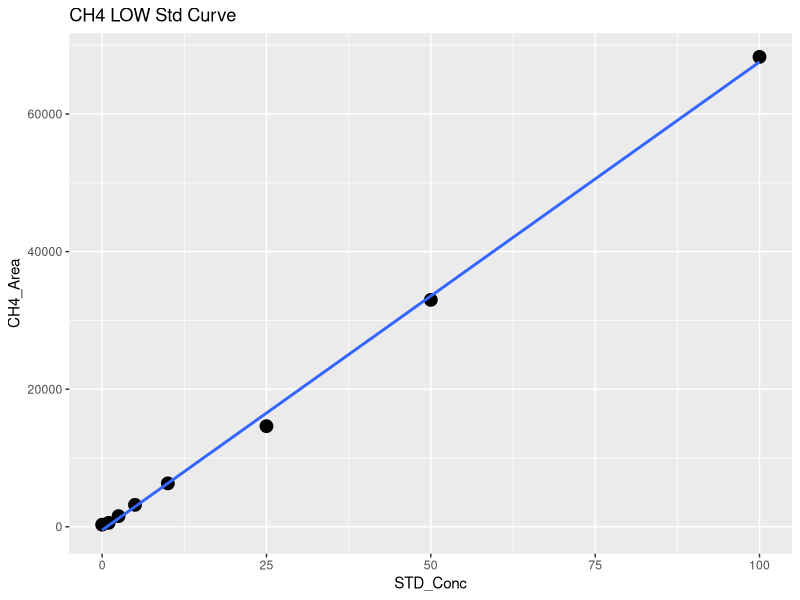
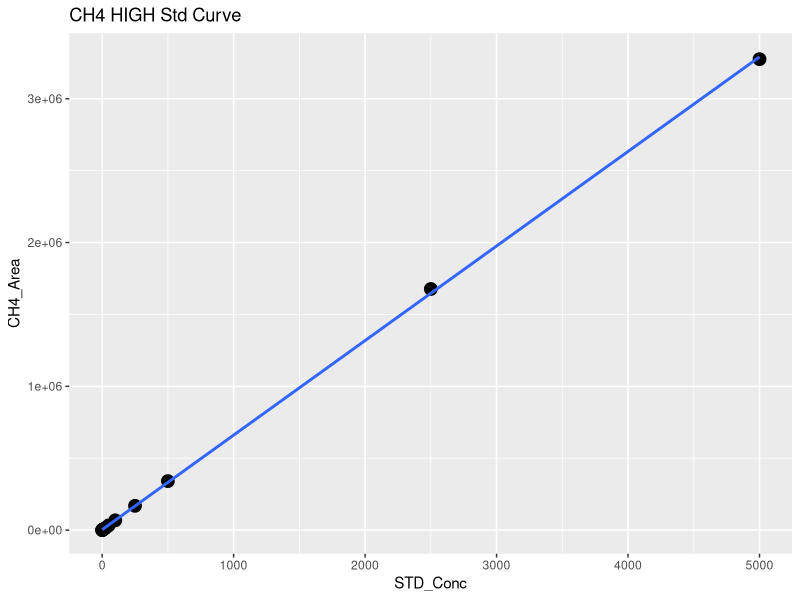
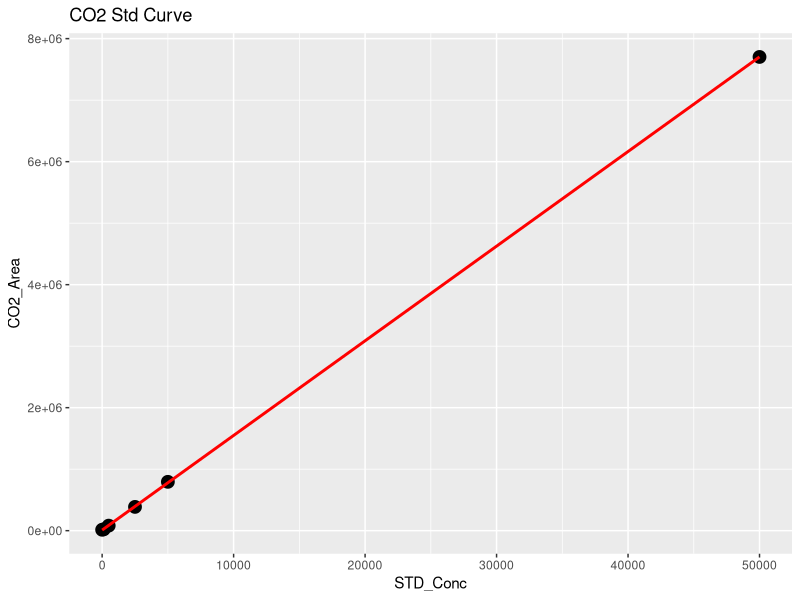
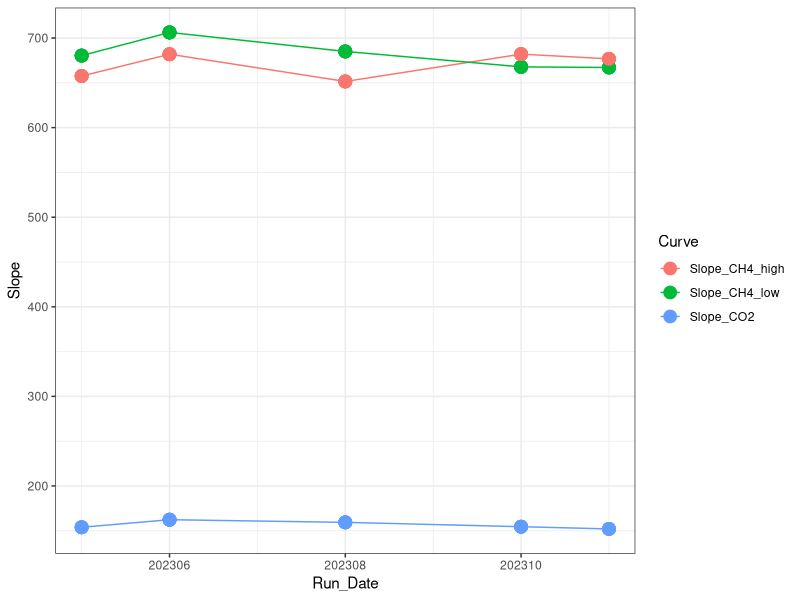

These charts were generated, in order, by the following R code: (Note: this script raises an error after producing the figures.)
## ---- chunk 1
library(dplyr)
library(ggplot2)
library(ggpubr)
library(stringr)
library(readxl)
library(tidyr)
library(tibble)
## ---- chunk 2

#Read in June Data 
raw <- read.csv("Raw Data/COMPASS_CBSYN_TGW_202305.csv")
head(raw)

#pull out methane standards
stds_ch4 <-  raw %>%  
  filter(str_detect(Sample_Type, "STD_CH4"))
#head(stds_ch4)

#split into high curve and low curve for CH4
stds_ch4_low <- stds_ch4  %>%  
  filter(!STD_Conc > 100)

#Low curve for CH4
CH4_Low <- ggplot(stds_ch4_low, aes(STD_Conc, CH4_Area)) + geom_point(size=4) + 
  geom_smooth(method = "lm", se = FALSE) + labs(title="CH4 LOW Std Curve")
CH4_Low

CH4_Low_lm <- lm(stds_ch4_low$CH4_Area ~ stds_ch4_low$STD_Conc)
summary(CH4_Low_lm)
cf <- coef(CH4_Low_lm)

#create data frame with 1 rows and 0 columns
Slope_CH4_low <- data.frame(matrix(ncol = 0, nrow = 1))
Slope_CH4_low$Curve <- "Slope_CH4_low"
Slope_CH4_low$R2 <- summary(CH4_Low_lm)$adj.r.squared
Slope_CH4_low$Slope <- cf[2]
Slope_CH4_low$Intercept <- cf[1]
#head(Slope_CH4_low)

#High curve for CH4
CH4_High <- ggplot(stds_ch4, aes(STD_Conc, CH4_Area)) + geom_point(size=4) + 
  geom_smooth(method = "lm", se = FALSE) + labs(title="CH4 HIGH Std Curve")
CH4_High

stds_ch4_lm <- lm(stds_ch4$CH4_Area ~ stds_ch4$STD_Conc)
summary(stds_ch4_lm)
cf <- coef(stds_ch4_lm)

#create data frame with 1 rows and 0 columns
Slope_CH4_high <- data.frame(matrix(ncol = 0, nrow = 1))
Slope_CH4_high$Curve <- "Slope_CH4_high"
Slope_CH4_high$R2 <- summary(stds_ch4_lm)$adj.r.squared
Slope_CH4_high$Slope <- cf[2]
Slope_CH4_high$Intercept <- cf[1]
#head(Slope_CH4_high)

#pull out co2 standards
stds_co2 <-  raw %>%  
  filter(str_detect(Sample_Type, "STD_CO2"))
#head(stds_co2)

#CO2 Curve
CO2_stds <- ggplot(stds_co2, aes(STD_Conc, CO2_Area)) + geom_point(size=4) + 
  geom_smooth(method = "lm", se = FALSE, color="red") + labs(title="CO2 Std Curve")
CO2_stds

stds_co2_lm <- lm(stds_co2$CO2_Area ~ stds_co2$STD_Conc)
summary(stds_co2_lm)
cf <- coef(stds_co2_lm)

#create data frame with 1 rows and 0 columns
Slope_CO2 <- data.frame(matrix(ncol = 0, nrow = 1))
Slope_CO2$Curve <- "Slope_CO2"
Slope_CO2$R2 <- summary(stds_co2_lm)$adj.r.squared
Slope_CO2$Slope <- cf[2]
Slope_CO2$Intercept <- cf[1]
#head(Slope_CO2)

#pull all the slopes together into one dataframe 
Slopes <- rbind(Slope_CH4_low, Slope_CH4_high, Slope_CO2)
#head(Slopes)

Slopes$Run_Date <- c(202305, 202305, 202305)

log <- read.csv("Raw Data/COMPASS_Synoptic_Varian_TGAS_QAQC_2023.csv")
head(log)
log <- log[ ,-c(1)]
log <- rbind(log, Slopes)

Slopes_chk <- ggplot(log, aes(Run_Date, Slope, col=Curve)) + geom_point(size=4) + geom_line() + theme_bw()
Slopes_chk

write.csv(log, "Raw Data/COMPASS_Synoptic_Varian_TGAS_QAQC_2023.csv")
## ---- chunk 3
#head(raw)

#pull out methane standards
Samples <-  raw %>%  
  filter(!str_detect(Sample_Type, "STD_CH4")) %>%  
  filter(!str_detect(Sample_Type, "STD_CO2")) %>%  
  filter(!str_detect(Sample_Type, "Blank")) %>%  
  filter(!str_detect(Sample_Type, "Chk_STD")) %>%  
   filter(!str_detect(Sample_Type, "CHKSTD")) %>%
  filter(!str_detect(Sample_Type, "CHK_STD")) %>%
  filter(!str_detect(Sample_Type, "NA"))
#head(Samples)

#Now flag any areas that are above the 100ppm area for CH4
Samples$CH4_Curve <- ifelse(Samples$CH4_Area >71000, "High", "Low")
#head(Samples)

#Calculate CH4 concentrations in ppm
Samples$CH4_Conc_ppm <- ifelse(Samples$CH4_Area >71000, (Samples$CH4_Area-Slope_CH4_high$Intercept)/Slope_CH4_high$Slope,                                       (Samples$CH4_Area-Slope_CH4_low$Intercept)/Slope_CH4_low$Slope )

#Calculate CO2 concentrations in ppm 
Samples$CO2_Conc_ppm <- ((Samples$CO2_Area-Slope_CO2$Intercept)/Slope_CO2$Slope) 

#head(Samples)

##########make flags for any dilutions needed 
#highest CH4 standard = 10000
#highest CO2 standard = 50000

Samples$CH4_Flag <- ifelse(Samples$CH4_Conc_ppm >10000, "Needs Dilution", "Within Range")
Samples$CO2_Flag <- ifelse(Samples$CO2_Conc_ppm >50000, "Needs Dilution", "Within Range")
#head(Samples)

## ---- chunk 4

chks <-  raw %>%  
  filter(!str_detect(Sample_Type, "STD_CH4")) %>%  
  filter(!str_detect(Sample_Type, "STD_CO2")) %>%  
  filter(!str_detect(Sample_Type, "Blank")) %>%  
  filter(!str_detect(Sample_Type, "Unknown")) %>%  
  filter(!str_detect(Sample_Type, "NA"))
#head(chks)

#Calculate CH4 concentrations in ppm
chks$CH4_Conc_ppm <- ifelse(chks$CH4_Area >71000, 
                      (chks$CH4_Area-Slope_CH4_high$Intercept)/Slope_CH4_high$Slope,                                       (chks$CH4_Area-Slope_CH4_low$Intercept)/Slope_CH4_low$Slope )

#Calculate CO2 concentrations in ppm 
chks$CO2_Conc_ppm <- ((chks$CO2_Area-Slope_CO2$Intercept)/Slope_CO2$Slope)



#change this if check standard concentrations are different 
level_ch4 <- 5      #ppm
level_co2 <- 1000   #ppm

#calculate percent difference of check standards 
chks$Ch4_diff <- ((chks$CH4_Conc_ppm - level_ch4)/((chks$CH4_Conc_ppm + level_ch4)/2)) * 100
chks$CH4_diff_flag <-  ifelse(chks$Ch4_diff <10, 'YES', 'NO, rerun')

chks$CO2_diff <- ((chks$CO2_Conc_ppm - level_co2)/((chks$CO2_Conc_ppm + level_co2)/2)) * 100
chks$CO2_diff_flag <-  ifelse(chks$CO2_diff <10, 'YES', 'NO, rerun')

#now plot the Ch4 concentrations and the CO2 concentrations vs. the expected concentration 
#then also make the color the percent difference between the expected and observed concentration 

ch4_chk <-  ggplot(data = chks, aes(x = Sample_ID, y = CH4_Conc_ppm, fill=CH4_diff_flag)) +
       geom_bar(stat = 'identity') + 
        scale_fill_manual(values=c("darkgreen", "darkgrey"))+
        #scale_fill_gradient2(low='red', mid='white', high='blue', space='Lab') + 
        theme_classic() + labs(x= " ", y="Percent Difference  (%)", title="Check Stds: CH4") + 
        theme(legend.position="bottom") +  geom_hline(yintercept=level_ch4, linetype="dashed", 
                color = "black", size=1)


co2_chk <-  ggplot(data = chks, aes(x = Sample_ID, y = CO2_Conc_ppm, fill=CO2_diff_flag)) +
       geom_bar(stat = 'identity') + 
        scale_fill_manual(values=c("darkgreen", "darkgrey"))+
        #scale_fill_gradient2(low='red', mid='white', high='blue', space='Lab') + 
        theme_classic() + labs(x= " ", y="Percent Difference  (%)", title="Check Stds: CO2") + 
        theme(legend.position="bottom") +  geom_hline(yintercept=level_co2, linetype="dashed", 
                color = "black", size=1)

ggarrange(ch4_chk, co2_chk, nrow=1, ncol=2)


## ---- chunk 5

#multiply the concentration by the dilution factor
Samples$CH4_Conc_ppm_dilcorr <- (Samples$CH4_Conc_ppm * Samples$Dilution_Factor)

Samples$CO2_Conc_ppm_dilcorr <- (Samples$CO2_Conc_ppm * Samples$Dilution_Factor)

#check results
#head(Samples)

#quick first look at the samples 
ch4_samples <-  ggplot(data = Samples, aes(x = Sample_ID, y = CH4_Conc_ppm, fill=CH4_Flag)) +
       geom_bar(stat = 'identity') + 
        scale_fill_manual(values=c( "darkgreen", "red"))+
        #scale_fill_gradient2(low='red', mid='white', high='blue', space='Lab') + 
        theme_classic() + labs(x= " ", y="CH4 (ppm)", title="CH4: Green = Within Range") + 
        theme(legend.position="none") 


co2_samples <-  ggplot(data = Samples, aes(x = Sample_ID, y = CO2_Conc_ppm, fill=CO2_Flag)) +
       geom_bar(stat = 'identity') + 
        scale_fill_manual(values=c("red","darkgreen"))+
        #scale_fill_gradient2(low='red', mid='white', high='blue', space='Lab') + 
        theme_classic() + labs(x= " ", y="CO2 (ppm)", title="CO2: Green = Within Range") + 
        theme(legend.position="none") 

ggarrange(ch4_samples, co2_samples, nrow=1, ncol=2)


## ---- chunk 6

#check results
head(Samples)

#pull out what we need 
Samples1 <- Samples[ ,c(1:3,5:9,13, 18:21)]
head(Samples1)

Samples1 <- Samples1 %>%
  separate(Sample_ID, into = c("Site", "Gas_Sample", "Zone", "Tree_Code", "Replicate"), sep = "_", remove = FALSE) %>%
  mutate(Tree_Info = case_when(
    Tree_Code == "DS" ~ "Dead Standing",
    Tree_Code == "SF" ~ "Sapflow Monitoring",
    TRUE ~ "Other"  # Optional: handles any values that aren't DS or SF
  )) %>%
  mutate(Status = case_when(
    Tree_Code == "DS" ~ "Dead Standing",
    Tree_Code == "SF" ~ "Living",
    TRUE ~ "Other"  
  )) %>%
  mutate(Project = "COMPASS: Synoptic", 
         Region = "CB") %>%
  rename( Year = Sample_Year,
          Month = Sample_Month,
          CH4_ppm = CH4_Conc_ppm_dilcorr , 
          CO2_ppm = CO2_Conc_ppm_dilcorr )  %>%
  mutate(CH4_Flag = case_when(
    CH4_Flag == "Needs_Dilution" ~ "Over Std Curve Range",
    TRUE ~ "Within Std Curve Range"  
  )) %>%
  mutate(CO2_Flag = case_when(
    CO2_Flag == "Needs_Dilution" ~ "Over Std Curve Range",
    TRUE ~ "Within Std Curve Range"  
  ))

final <- Samples1 %>%
  select( "Project", "Region" , "Year","Month" ,"Site", "Zone", "Gas_Sample",
          "Sample_ID", "Tree_Code", "Replicate", "Status", "Tree_Info",
          "CH4_ppm", "CH4_Flag", "CO2_ppm", "CO2_Flag")

write.csv(final, "Processed Data/COMPASS_Synoptic_TGW_202305_Processed.csv")

